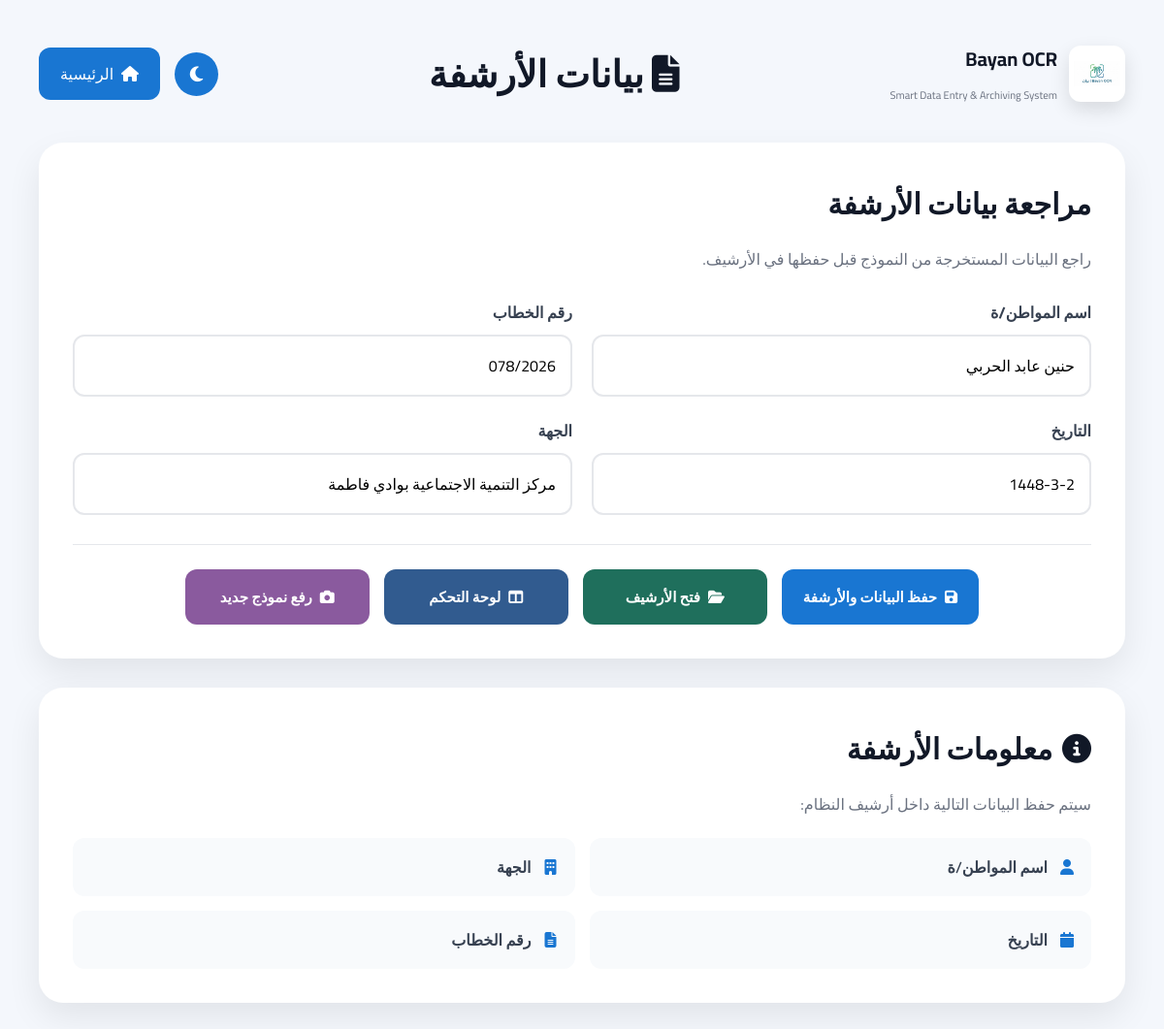
/result?id=40, run on the app's committed database.
### tables this page shows
CREATE TABLE archive(

        id INTEGER PRIMARY KEY AUTOINCREMENT,

        client_name TEXT,

        identity_number TEXT,

        phone TEXT,

        letter_number TEXT,

        archive_number TEXT,

        date TEXT,

        organization TEXT,

        assistance_type TEXT,

        created_at TIMESTAMP DEFAULT CURRENT_TIMESTAMP

    );

### app.py (the view)
@app.route("/result")
def result():
    record_id = request.args.get("id")
    record = None
    if record_id:
        record = get_record(
            record_id
        )
    return render_template(
    "result.html",
    data=record,
    image=request.args.get("image")
)

### database.py (called while the page is built)
def get_connection():
    conn = sqlite3.connect(DATABASE)
    conn.row_factory = sqlite3.Row
    return conn

def get_record(record_id):
    conn = get_connection()
    cursor = conn.cursor()
    cursor.execute("""
        SELECT *
        FROM archive
        WHERE id = ?
    """, (record_id,))
    row = cursor.fetchone()
    conn.close()
    return row

### templates/result.html (shortened to what this page needs)
<!DOCTYPE html>
<html lang="ar" dir="rtl">
<head>
<link rel="stylesheet"
      href="{{ url_for('static', filename='css/responsive.css') }}">
    <link rel="stylesheet"
          href="{{ url_for('static', filename='css/result.css') }}">
    <link rel="stylesheet"
          href="https://cdnjs.cloudflare.com/ajax/libs/font-awesome/6.6.0/css/all.min.css">
</head>
<body>
<div class="container">
    <div class="top">
        <div class="logo">
            <img id="logo"
                 src="{{ url_for('static', filename='images/logo.jpg') }}"
                 alt="Bayan OCR"
                 class="page-logo">
            <div class="logo-text">
                <h2>Bayan OCR</h2>
                <small>
                    Smart Data Entry & Archiving System
                </small>
            </div>
        </div>
        <h1>
            <i class="fa-solid fa-file-lines"></i>
            بيانات الأرشفة
        </h1>
        <div class="buttons">
            <button id="dark"
                    type="button">
                <i class="fa-solid fa-moon"></i>
            </button>
            <a href="/dashboard">
                <i class="fa-solid fa-house"></i>
                الرئيسية
            </a>
        </div>
    </div>
    <div class="card">
        <h2>
            مراجعة بيانات الأرشفة
        </h2>
        <p class="description">
            راجع البيانات المستخرجة من النموذج قبل حفظها في الأرشيف.
        </p>
        <form id="resultForm">
            <div class="grid">
                <div class="input">
                    <label>
                        اسم المواطن/ة
                    </label>
                    <input
                        type="text"
                        id="client_name"
                        name="client_name"
                        value="{{ data.client_name if data else '' }}"
                        placeholder="اسم المواطن/ة"
                        required>
                </div>
                <div class="input">
                    <label>
                        رقم الخطاب
                    </label>
                    <input
                        type="text"
                        id="letter_number"
                        name="letter_number"
                        value="{{ data.letter_number if data else '' }}"
                        placeholder="رقم الخطاب"
                        required>
                </div>
                <div class="input">
                    <label>
                        التاريخ
                    </label>
                    <input
                        type="text"
                        id="date"
                        name="date"
                        value="{{ data.date if data else '' }}"
                        placeholder="التاريخ"
                        required>
                </div>
                <div class="input">
                    <label>
                        الجهة
                    </label>
                    <input
                        type="text"
                        id="organization"
                        name="organization"
                        value="{{ data.organization if data else '' }}"
                        placeholder="الجهة"
                        required>
                </div>
            </div>
            <div class="actions">
                <button
                    type="submit"
                    class="save"
                    id="saveData">
                    <i class="fa-solid fa-floppy-disk"></i>
                    حفظ البيانات والأرشفة
                </button>
                <a
                    href="/archive"
                    class="word">
                    <i class="fa-solid fa-folder-open"></i>
                    فتح الأرشيف
                </a>
                <a
                    href="/dashboard"
                    class="dashboard-btn">
                    <i class="fa-solid fa-table-columns"></i>
                    لوحة التحكم
                </a>
                <a
                    href="/upload"
                    class="back">
                    <i class="fa-solid fa-camera"></i>
                    رفع نموذج جديد
                </a>
            </div>
        </form>
    </div>
    <div class="archive-card">
        <h2>
            <i class="fa-solid fa-circle-info"></i>
            معلومات الأرشفة
        </h2>
        <p>
            سيتم حفظ البيانات التالية داخل أرشيف النظام:
        </p>
        <ul>
            <li>
                <i class="fa-solid fa-user"></i>
                اسم المواطن/ة
            </li>
            <li>
                <i class="fa-solid fa-building"></i>
                الجهة
            </li>
            <li>
                <i class="fa-solid fa-calendar"></i>
                التاريخ
            </li>
            <li>
                <i class="fa-solid fa-file-lines"></i>
                رقم الخطاب
            </li>
        </ul>
    </div>
</div>
</body>
</html>

### static/css/responsive.css (style rules this page uses)
* { box-sizing: border-box; }
html, body { max-width: 100%; overflow-x: hidden; }
img { max-width: 100%; height: auto; }
input, select, textarea, button { max-width: 100%; }
.container { width: 100%; }

### static/css/result.css (style rules this page uses)
* { margin: 0; padding: 0; box-sizing: border-box; font-family: 'Cairo', sans-serif; }
body { background: #F4F7FC; padding: 40px; min-height: 100vh; color: #111827; }
.container { max-width: 1400px; margin: auto; }
.top { display: flex; justify-content: space-between; align-items: center; gap: 25px; margin-bottom: 35px; }
.top h1 { font-size: 38px; color: #111827; font-weight: 800; }
.logo { display: flex; align-items: center; gap: 12px; }
.page-logo { width: 58px; height: 58px; object-fit: contain; border-radius: 12px; background: #ffffff; padding: 5px; border: none; box-shadow: 0 8px 20px rgba(0,0,0,.12); transition: .3s; }
.logo-text h2 { font-size: 20px; color: #111827; margin-bottom: 2px; }
.logo-text small { font-size: 11px; color: #6B7280; }
.buttons { display: flex; gap: 15px; align-items: center; }
#dark { width: 45px; height: 45px; border: none; border-radius: 50%; background: #1976D2; color: white; cursor: pointer; font-size: 18px; transition: .3s; }
.buttons a { display: flex; align-items: center; gap: 8px; text-decoration: none; background: #1976D2; color: white; padding: 12px 22px; border-radius: 12px; transition: .3s; }
.card, .archive-card { background: white; padding: 35px; border-radius: 25px; box-shadow: 0 15px 35px rgba(0, 0, 0, .08); margin-bottom: 30px; }
.card h2, .archive-card h2 { font-size: 30px; margin-bottom: 15px; color: #111827; }
.description { color: #6B7280; margin-bottom: 25px; line-height: 1.8; }
.grid { display: grid; grid-template-columns: repeat(2, 1fr); gap: 20px; }
.input { display: flex; flex-direction: column; }
.input label { margin-bottom: 8px; font-weight: bold; color: #374151; }
.input input, .input select, .input textarea { width: 100%; padding: 15px; border: 2px solid #E5E7EB; border-radius: 12px; font-size: 16px; outline: none; background: white; transition: .3s; }
.actions { display: flex; justify-content: center; align-items: center; flex-wrap: wrap; gap: 15px; margin-top: 30px; padding-top: 25px; border-top: 1px solid #E5E7EB; }
.actions button, .actions a { display: inline-flex; align-items: center; justify-content: center; gap: 8px; min-width: 190px; padding: 14px 22px; border: none; border-radius: 12px; font-family: 'Cairo', sans-serif; font-size: 15px; font-weight: 700; text-decoration: none; cursor: pointer; transition: transform .2s ease, box-shadow .2s ease, background .2s ease; }
.actions .save { background: #1976D2; color: white; }
.actions .word { background: #1F6F5C; color: white; }
.actions .dashboard-btn { background: #315B8F; color: white; }
.actions .back { background: #8A5A9E; color: white; }
.archive-card h2 { display: flex; align-items: center; gap: 10px; }
.archive-card p { color: #6B7280; margin-bottom: 20px; line-height: 1.8; }
.archive-card ul { list-style: none; display: grid; grid-template-columns: repeat(2, 1fr); gap: 15px; }
.archive-card li { display: flex; align-items: center; gap: 10px; padding: 15px; background: #F8FAFC; border-radius: 12px; color: #374151; font-weight: 600; }
.archive-card li i { color: #1976D2; width: 20px; text-align: center; }
.card, .archive-card { animation: fadeUp .6s ease; }

### data on the page
archive: client_name "حنين عابد الحربي", letter_number "078/2026", date "1448-3-2", organization "مركز التنمية الاجتماعية بوادي فاطمة"
